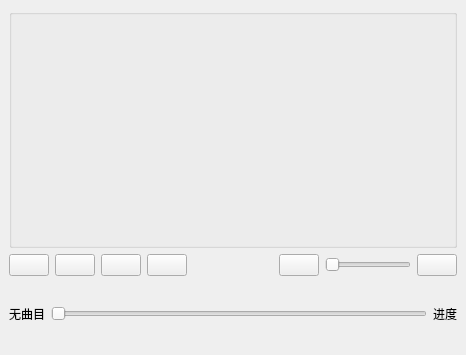
<?xml version="1.0" encoding="UTF-8"?>
<ui version="4.0">
 <class>MainWindow</class>
 <widget class="QMainWindow" name="MainWindow">
  <property name="geometry">
   <rect>
    <x>0</x>
    <y>0</y>
    <width>466</width>
    <height>355</height>
   </rect>
  </property>
  <property name="windowTitle">
   <string>MainWindow</string>
  </property>
  <widget class="QWidget" name="centralwidget">
   <layout class="QVBoxLayout" name="verticalLayout">
    <item>
     <widget class="QGroupBox" name="groupBox">
      <property name="minimumSize">
       <size>
        <width>415</width>
        <height>239</height>
       </size>
      </property>
      <property name="title">
       <string/>
      </property>
      <layout class="QGridLayout" name="gridLayout">
       <item row="0" column="0">
        <widget class="QmyVideoWidget" name="widget" native="true"/>
       </item>
      </layout>
     </widget>
    </item>
    <item>
     <layout class="QHBoxLayout" name="horizontalLayout">
      <item>
       <widget class="QPushButton" name="btnAdd">
        <property name="text">
         <string/>
        </property>
        <property name="icon">
         <iconset resource="res.qrc">
          <normaloff>:/images/images/001.GIF</normaloff>:/images/images/001.GIF</iconset>
        </property>
       </widget>
      </item>
      <item>
       <widget class="QPushButton" name="btnPlay">
        <property name="text">
         <string/>
        </property>
        <property name="icon">
         <iconset resource="res.qrc">
          <normaloff>:/images/images/620.bmp</normaloff>:/images/images/620.bmp</iconset>
        </property>
       </widget>
      </item>
      <item>
       <widget class="QPushButton" name="btnPause">
        <property name="text">
         <string/>
        </property>
        <property name="icon">
         <iconset resource="res.qrc">
          <normaloff>:/images/images/622.bmp</normaloff>:/images/images/622.bmp</iconset>
        </property>
       </widget>
      </item>
      <item>
       <widget class="QPushButton" name="btnStop">
        <property name="text">
         <string/>
        </property>
        <property name="icon">
         <iconset resource="res.qrc">
          <normaloff>:/images/images/624.bmp</normaloff>:/images/images/624.bmp</iconset>
        </property>
       </widget>
      </item>
      <item>
       <spacer name="horizontalSpacer">
        <property name="orientation">
         <enum>Qt::Horizontal</enum>
        </property>
        <property name="sizeHint" stdset="0">
         <size>
          <width>40</width>
          <height>20</height>
         </size>
        </property>
       </spacer>
      </item>
      <item>
       <widget class="QPushButton" name="btnSound">
        <property name="text">
         <string/>
        </property>
        <property name="icon">
         <iconset resource="res.qrc">
          <normaloff>:/images/images/volumn.bmp</normaloff>:/images/images/volumn.bmp</iconset>
        </property>
       </widget>
      </item>
      <item>
       <widget class="QSlider" name="horizontalSlider">
        <property name="orientation">
         <enum>Qt::Horizontal</enum>
        </property>
       </widget>
      </item>
      <item>
       <widget class="QPushButton" name="btnFullScreen">
        <property name="text">
         <string/>
        </property>
        <property name="icon">
         <iconset resource="res.qrc">
          <normaloff>:/images/images/237.GIF</normaloff>:/images/images/237.GIF</iconset>
        </property>
       </widget>
      </item>
     </layout>
    </item>
    <item>
     <layout class="QHBoxLayout" name="horizontalLayout_2">
      <item>
       <widget class="QLabel" name="label">
        <property name="text">
         <string>无曲目</string>
        </property>
       </widget>
      </item>
      <item>
       <widget class="QSlider" name="sliderPosition">
        <property name="orientation">
         <enum>Qt::Horizontal</enum>
        </property>
       </widget>
      </item>
      <item>
       <widget class="QLabel" name="label_2">
        <property name="text">
         <string>进度</string>
        </property>
       </widget>
      </item>
     </layout>
    </item>
   </layout>
  </widget>
 </widget>
 <customwidgets>
  <customwidget>
   <class>QmyVideoWidget</class>
   <extends>QWidget</extends>
   <header location="global">qmyvideowidget.h</header>
   <container>1</container>
  </customwidget>
 </customwidgets>
 <resources>
  <include location="res.qrc"/>
 </resources>
 <connections/>
</ui>
